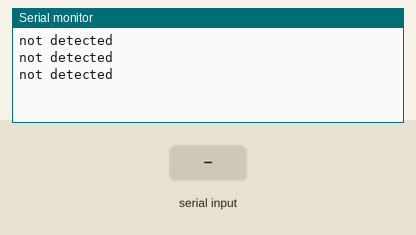
Recording of a sketch running on a simulated Arduino Uno, built with avr-gcc and run on an emulated ATmega328P. On the bench: the last lines printed to the serial monitor. Inputs (shaded band) come from the test bench.

Above: at 4.8 s.
4.9 s: "1" received over the second serial link
At 7.2 s:
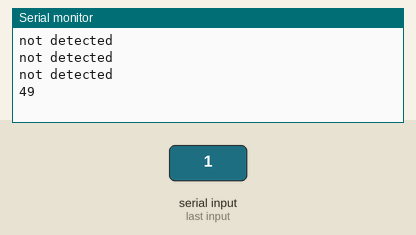
7.6 s: "0" received over the second serial link
At 8.9 s:
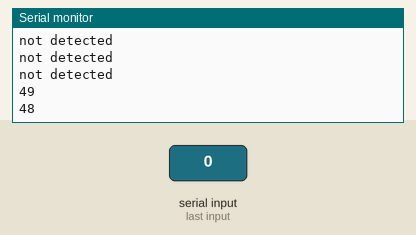
10.3 s: "2" received over the second serial link
At 13.1 s:
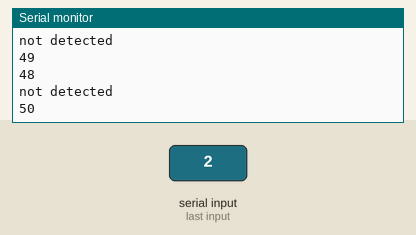

The sketch:

Gps.ino.ino
```cpp
#include<SoftwareSerial.h>

SoftwareSerial ss(9,10);

void setup() {
  Serial.begin(115200);
  ss.begin(9600);

}

void loop() {
  if(ss.available()>0) //gps sense the loaction and then software serial is communicate with gps and whether data is avilable then it read the data and print by serials
  {
    Serial.println(ss.read());
  }
  else
  {
    Serial.println("not detected");
  }
  delay(2000);

}
```

Measured:
- after the input at 4.9 s, the serial monitor: prints a new line after 1.1 s (image 1)
- after the input at 7.6 s, the serial monitor: prints a new line after 0.40 s (image 2)
- after the input at 10.3 s, the serial monitor: prints a new line after 1.7 s (image 3)
